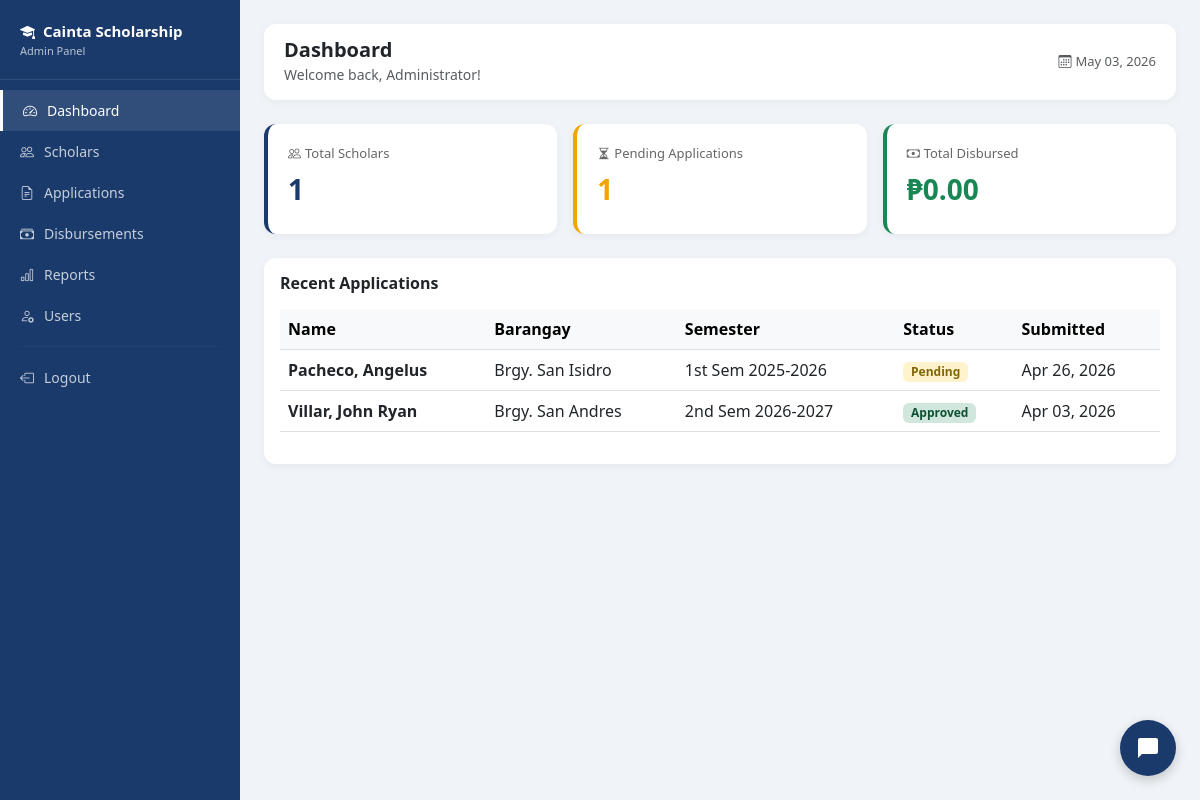
Page /admin/dashboard.php (signed in) on the committed database.
### tables this page shows
CREATE TABLE `applications` (
  `application_id` int(11) NOT NULL,
  `scholar_id` int(11) NOT NULL,
  `school_year` varchar(20) DEFAULT NULL,
  `semester` enum('1st','2nd') DEFAULT NULL,
  `gwa` decimal(4,2) DEFAULT NULL,
  `monthly_income` decimal(10,2) DEFAULT NULL,
  `status` enum('pending','for_review','approved','rejected','incomplete') DEFAULT 'pending',
  `remarks` text DEFAULT NULL,
  `submitted_at` timestamp NOT NULL DEFAULT current_timestamp(),
  `father_name` varchar(100) DEFAULT NULL,
  `father_occupation` varchar(100) DEFAULT NULL,
  `mother_name` varchar(100) DEFAULT NULL,
  `mother_occupation` varchar(100) DEFAULT NULL
);

CREATE TABLE `students` (
  `student_id` int(11) NOT NULL,
  `first_name` varchar(50) NOT NULL,
  `last_name` varchar(50) NOT NULL,
  `middle_name` varchar(50) DEFAULT NULL,
  `email` varchar(100) NOT NULL,
  `password` varchar(255) NOT NULL,
  `contact_no` varchar(20) DEFAULT NULL,
  `address` text DEFAULT NULL,
  `barangay` varchar(100) DEFAULT NULL,
  `birthdate` date DEFAULT NULL,
  `gender` enum('Male','Female') DEFAULT NULL,
  `is_active` tinyint(4) DEFAULT 1,
  `created_at` timestamp NOT NULL DEFAULT current_timestamp(),
  `is_archived` tinyint(4) DEFAULT 0,
  `archived_at` timestamp NULL DEFAULT NULL,
  `archive_reason` varchar(255) DEFAULT NULL
);

### admin/dashboard.php (the view, shortened to what this page needs)
<?php
require_once '../includes/db.php';
$total_scholars = $pdo->query("SELECT COUNT(*) FROM scholars WHERE status='active'")->fetchColumn();
$total_applications = $pdo->query("SELECT COUNT(*) FROM applications WHERE status='pending'")->fetchColumn();
$total_disbursed = $pdo->query("SELECT SUM(amount) FROM disbursements WHERE status='released'")->fetchColumn();
$recent_apps = $pdo->query("
    SELECT a.*, s.first_name, s.last_name, s.barangay
    FROM applications a
    JOIN students s ON a.scholar_id = s.student_id
    ORDER BY a.submitted_at DESC LIMIT 5
")->fetchAll();
?>
<!DOCTYPE html>
<html lang="en">
<head>
    <link href="https://cdn.jsdelivr.net/npm/bootstrap@5.3.0/dist/css/bootstrap.min.css" rel="stylesheet">
    <link href="https://cdn.jsdelivr.net/npm/bootstrap-icons@1.10.0/font/bootstrap-icons.css" rel="stylesheet">
</head>
<body>
<div class="sidebar">
    <div class="sidebar-brand">
        <i class="bi bi-mortarboard-fill me-2"></i>Cainta Scholarship
        <small>Admin Panel</small>
    </div>
    <nav>
        <a href="dashboard.php" class="nav-link active"><i class="bi bi-speedometer2"></i> Dashboard</a>
        <a href="scholars.php" class="nav-link"><i class="bi bi-people"></i> Scholars</a>
        <a href="applications.php" class="nav-link"><i class="bi bi-file-earmark-text"></i> Applications</a>
        <a href="disbursements.php" class="nav-link"><i class="bi bi-cash-stack"></i> Disbursements</a>
        <a href="reports.php" class="nav-link"><i class="bi bi-bar-chart"></i> Reports</a>
        <a href="users.php" class="nav-link"><i class="bi bi-person-gear"></i> Users</a>
        <hr style="border-color: rgba(255,255,255,0.1); margin: 10px 20px;">
        <a href="../logout.php" class="nav-link"><i class="bi bi-box-arrow-left"></i> Logout</a>
    </nav>
</div>
<div class="main-content">
    <div class="topbar">
        <div>
            <h5 class="mb-0 fw-bold">Dashboard</h5>
            <small class="text-muted">Welcome back, <?= htmlspecialchars($_SESSION['full_name']) ?>!</small>
        </div>
        <div class="text-muted" style="font-size:13px;">
            <i class="bi bi-calendar3 me-1"></i><?= date('F d, Y') ?>
        </div>
    </div>
    <div class="row g-3 mb-4">
        <div class="col-md-4">
            <div class="stat-card" style="border-color: #1A3A6B;">
                <div class="stat-label"><i class="bi bi-people me-1"></i>Total Scholars</div>
                <div class="stat-value" style="color:#1A3A6B;"><?= $total_scholars ?></div>
            </div>
        </div>
        <div class="col-md-4">
            <div class="stat-card" style="border-color: #f0a500;">
                <div class="stat-label"><i class="bi bi-hourglass-split me-1"></i>Pending Applications</div>
                <div class="stat-value" style="color:#f0a500;"><?= $total_applications ?></div>
            </div>
        </div>
        <div class="col-md-4">
            <div class="stat-card" style="border-color: #198754;">
                <div class="stat-label"><i class="bi bi-cash me-1"></i>Total Disbursed</div>
                <div class="stat-value" style="color:#198754;">₱<?= number_format($total_disbursed ?? 0, 2) ?></div>
            </div>
        </div>
    </div>
    <div class="card">
        <div class="card-body">
            <h6 class="card-title fw-bold mb-3">Recent Applications</h6>
            <div class="table-responsive">
                <table class="table table-hover align-middle">
                    <thead class="table-light">
                        <tr>
                            <th>Name</th>
                            <th>Barangay</th>
                            <th>Semester</th>
                            <th>Status</th>
                            <th>Submitted</th>
                        </tr>
                    </thead>
                    <tbody>
                        <?php if(empty($recent_apps)): ?>
                        <tr><td colspan="5" class="text-center text-muted py-4">No applications yet.</td></tr>
                        <?php else: ?>
                        <?php foreach($recent_apps as $app): ?>
                        <tr>
                            <td><strong><?= htmlspecialchars($app['last_name'] . ', ' . $app['first_name']) ?></strong></td>
                            <td><?= htmlspecialchars($app['barangay']) ?></td>
                            <td><?= $app['semester'] ?> Sem <?= $app['school_year'] ?></td>
                            <td><span class="badge badge-<?= $app['status'] ?>"><?= ucfirst(str_replace('_', ' ', $app['status'])) ?></span></td>
                            <td><?= date('M d, Y', strtotime($app['submitted_at'])) ?></td>
                        </tr>
                        <?php endforeach; ?>
                        <?php endif; ?>
                    </tbody>
                </table>
            </div>
        </div>
    </div>
</div>
<a href="students.php" class="nav-link"><i class="bi bi-person-lines-fill"></i> Students</a>
<?php include '../chatbot_widget.php'; ?>
</body>
</html>

### admin/dashboard.php (style rules this page uses)
body { font-family: 'Segoe UI', sans-serif; background: #f0f4f8; }
.sidebar { width: 240px; min-height: 100vh; background: #1A3A6B; position: fixed; top: 0; left: 0; padding-top: 20px; z-index: 100; }
.sidebar-brand { color: white; font-size: 15px; font-weight: 600; padding: 0 20px 20px; border-bottom: 1px solid rgba(255,255,255,0.1); margin-bottom: 10px; }
.sidebar-brand small { display: block; font-size: 11px; opacity: 0.7; font-weight: 400; }
.nav-link { color: rgba(255,255,255,0.75); padding: 10px 20px; font-size: 14px; border-radius: 0; display: flex; align-items: center; gap: 10px; }
.nav-link:hover, .nav-link.active { color: white; background: rgba(255,255,255,0.1); border-left: 3px solid #fff; }
.main-content { margin-left: 240px; padding: 24px; }
.topbar { background: white; border-radius: 12px; padding: 14px 20px; margin-bottom: 24px; display: flex; justify-content: space-between; align-items: center; box-shadow: 0 2px 8px rgba(0,0,0,0.05); }
.stat-card { background: white; border-radius: 12px; padding: 20px; box-shadow: 0 2px 8px rgba(0,0,0,0.05); border-left: 4px solid; }
.stat-card .stat-value { font-size: 28px; font-weight: 700; margin: 4px 0; }
.stat-card .stat-label { font-size: 13px; color: #666; }
.card { border: none; border-radius: 12px; box-shadow: 0 2px 8px rgba(0,0,0,0.05); }
.badge-pending { background: #fff3cd; color: #856404; }
.badge-approved { background: #d1e7dd; color: #0f5132; }

### rows in the picture
applications: students.last_name+first_name "Pacheco, Angelus", students.barangay "Brgy. San Isidro", semester "1st", school_year "2025-2026", status "Pending", submitted_at "Apr 26, 2026"
applications: students.last_name+first_name "Villar, John Ryan", students.barangay "Brgy. San Andres", semester "2nd", school_year "2026-2027", status "Approved", submitted_at "Apr 03, 2026"

### other values in the picture
$_SESSION['full_name'] "Administrator"
$total_scholars "1"
$total_applications "1"
$total_disbursed "0.00"
